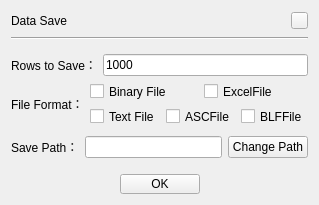
   <widget class="QWidget" name="wgt_dataSave" native="true">
    <property name="enabled">
     <bool>true</bool>
    </property>
    <property name="geometry">
     <rect>
      <x>650</x>
      <y>380</y>
      <width>237</width>
      <height>199</height>
     </rect>
    </property>
    <property name="styleSheet">
     <string notr="true"/>
    </property>
    <layout class="QVBoxLayout" name="verticalLayout_9" stretch="0,0,1,2,1,0,0">
     <property name="spacing">
      <number>6</number>
     </property>
     <item>
      <layout class="QHBoxLayout" name="horizontalLayout_16">
       <item>
        <widget class="QLabel" name="label_36">
         <property name="minimumSize">
          <size>
           <width>75</width>
           <height>0</height>
          </size>
         </property>
         <property name="text">
          <string>Data Save</string>
         </property>
        </widget>
       </item>
       <item>
        <spacer name="horizontalSpacer_14">
         <property name="orientation">
          <enum>Qt::Orientation::Horizontal</enum>
         </property>
         <property name="sizeHint" stdset="0">
          <size>
           <width>40</width>
           <height>20</height>
          </size>
         </property>
        </spacer>
       </item>
       <item>
        <widget class="QPushButton" name="btn_closeDataSave">
         <property name="minimumSize">
          <size>
           <width>17</width>
           <height>17</height>
          </size>
         </property>
         <property name="maximumSize">
          <size>
           <width>17</width>
           <height>17</height>
          </size>
         </property>
         <property name="font">
          <font>
           <bold>true</bold>
          </font>
         </property>
         <property name="styleSheet">
          <string notr="true">border-image: url(:/images/btn_close .png);</string>
         </property>
         <property name="text">
          <string/>
         </property>
        </widget>
       </item>
      </layout>
     </item>
     <item>
      <widget class="Line" name="line_7">
       <property name="orientation">
        <enum>Qt::Orientation::Horizontal</enum>
       </property>
      </widget>
     </item>
     <item>
      <layout class="QHBoxLayout" name="horizontalLayout_17">
       <property name="topMargin">
        <number>8</number>
       </property>
       <item>
        <widget class="QLabel" name="label_37">
         <property name="text">
          <string>Rows to Save：</string>
         </property>
        </widget>
       </item>
       <item>
        <widget class="QLineEdit" name="lineEdit_saveLine">
         <property name="text">
          <string>1000</string>
         </property>
        </widget>
       </item>
      </layout>
     </item>
     <item>
      <layout class="QGridLayout" name="gridLayout_13">
       <item row="0" column="0" rowspan="2">
        <widget class="QLabel" name="label_38">
         <property name="text">
          <string>File Format：</string>
         </property>
        </widget>
       </item>
       <item row="0" column="1" colspan="2">
        <widget class="QCheckBox" name="checkBox_bin">
         <property name="minimumSize">
          <size>
           <width>0</width>
           <height>19</height>
          </size>
         </property>
         <property name="text">
          <string>Binary File</string>
         </property>
        </widget>
       </item>
       <item row="0" column="3" colspan="2">
        <widget class="QCheckBox" name="checkBox_excel">
         <property name="minimumSize">
          <size>
           <width>0</width>
           <height>19</height>
          </size>
         </property>
         <property name="text">
          <string>ExcelFile</string>
         </property>
        </widget>
       </item>
       <item row="1" column="1">
        <widget class="QCheckBox" name="checkBox_txt">
         <property name="minimumSize">
          <size>
           <width>0</width>
           <height>19</height>
          </size>
         </property>
         <property name="text">
          <string>Text File</string>
         </property>
        </widget>
       </item>
       <item row="1" column="2" colspan="2">
        <widget class="QCheckBox" name="checkBox_asc">
         <property name="minimumSize">
          <size>
           <width>0</width>
           <height>19</height>
          </size>
         </property>
         <property name="text">
          <string>ASCFile</string>
         </property>
        </widget>
       </item>
       <item row="1" column="4">
        <widget class="QCheckBox" name="checkBox_blf">
         <property name="minimumSize">
          <size>
           <width>0</width>
           <height>19</height>
          </size>
         </property>
         <property name="text">
          <string>BLFFile</string>
         </property>
        </widget>
       </item>
      </layout>
     </item>
     <item>
      <layout class="QHBoxLayout" name="horizontalLayout_18">
       <property name="topMargin">
        <number>4</number>
       </property>
       <item>
        <widget class="QLabel" name="label_39">
         <property name="text">
          <string>Save Path：</string>
         </property>
        </widget>
       </item>
       <item>
        <widget class="QLineEdit" name="lineEdit_savaPath">
         <property name="readOnly">
          <bool>true</bool>
         </property>
        </widget>
       </item>
       <item>
        <widget class="QPushButton" name="pushButton_22">
         <property name="text">
          <string>Change Path</string>
         </property>
        </widget>
       </item>
      </layout>
     </item>
     <item>
      <layout class="QHBoxLayout" name="horizontalLayout_26">
       <property name="topMargin">
        <number>10</number>
       </property>
       <item>
        <spacer name="horizontalSpacer_15">
         <property name="orientation">
          <enum>Qt::Orientation::Horizontal</enum>
         </property>
         <property name="sizeHint" stdset="0">
          <size>
           <width>40</width>
           <height>20</height>
          </size>
         </property>
        </spacer>
       </item>
       <item>
        <widget class="QPushButton" name="pushButton_23">
         <property name="minimumSize">
          <size>
           <width>50</width>
           <height>20</height>
          </size>
         </property>
         <property name="text">
          <string>OK</string>
         </property>
        </widget>
       </item>
       <item>
        <spacer name="horizontalSpacer_16">
         <property name="orientation">
          <enum>Qt::Orientation::Horizontal</enum>
         </property>
         <property name="sizeHint" stdset="0">
          <size>
           <width>40</width>
           <height>20</height>
          </size>
         </property>
        </spacer>
       </item>
      </layout>
     </item>
     <item>
      <spacer name="verticalSpacer_2">
       <property name="orientation">
        <enum>Qt::Orientation::Vertical</enum>
       </property>
       <property name="sizeHint" stdset="0">
        <size>
         <width>20</width>
         <height>40</height>
        </size>
       </property>
      </spacer>
     </item>
    </layout>
   </widget>
